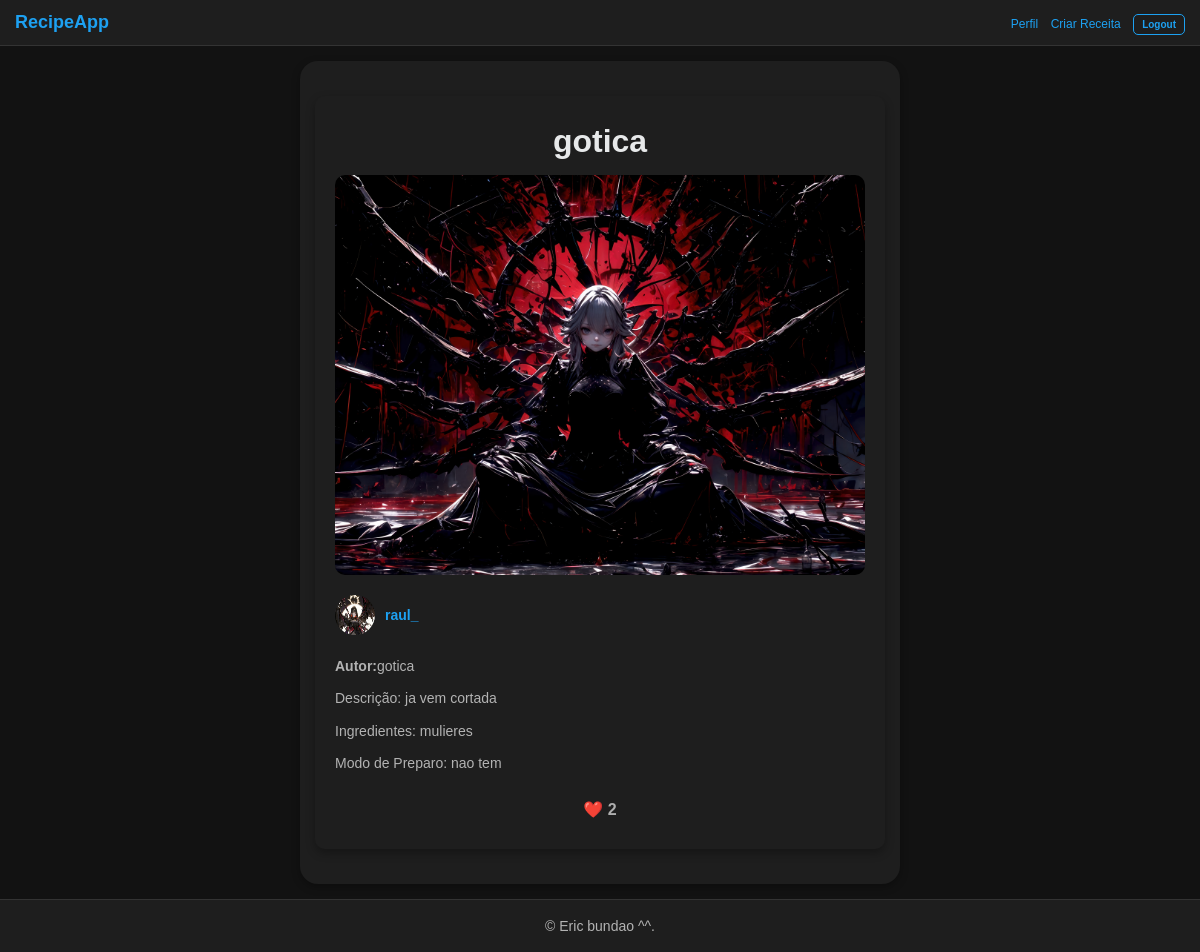
Page /recipe/5/ (signed in) on the committed database.
### recipes/models.py (models this page shows, shortened)
class Recipe(models.Model):
    title = models.CharField(max_length=200)
    description = models.TextField()
    ingredients = models.TextField()
    instructions = models.TextField()
    author = models.ForeignKey(User, on_delete=models.CASCADE, related_name='recipes')
    created_at = models.DateTimeField(auto_now_add=True)
    likes = models.ManyToManyField(User, related_name='liked_recipes', blank=True)
    image = models.ImageField(upload_to='recipe_images/', blank=True, null=True)  # Opcional
    def total_likes(self):
        return self.likes.count()

class Profile(models.Model):
    user = models.OneToOneField(User, on_delete=models.CASCADE)
    bio = models.TextField(blank=True)
    profile_picture = models.ImageField(upload_to='profile_pics/', blank=True, null=True)  # Opcional

### recipes/views.py (the view)
# urls.py: path('recipe/<int:pk>/', views.recipe_detail, name='recipe_detail'),
def recipe_detail(request, pk):
    recipe = get_object_or_404(Recipe, pk=pk)
    return render(request, 'recipes/recipe_detail.html', {'recipe': recipe})

### recipes/templates/recipes/recipe_detail.html (shortened to what this page needs)
{% extends 'recipes/base.html' %}
{% block content %}
<div class="recipe-detail-container">
    <h1 class="title">{{ recipe.title }}</h1>
    <div class="recipe-image-container">
        {% if recipe.image %}
            <img src="{{ recipe.image.url }}" alt="Imagem da Receita" class="recipe-image">
        {% else %}
            <div class="no-image">Sem Imagem</div>
        {% endif %}
    </div>
    <div class="author-info">
        {% if recipe.author.profile.profile_picture %}
            <img src="{{ recipe.author.profile.profile_picture.url }}" alt="Foto de Perfil" class="profile-picture-small">
        {% else %}
            <div class="default-profile-picture-small">📷</div>
        {% endif %}
        <p><a href="{% url 'profile' recipe.author.username %}">{{ recipe.author.username }}</a></p>
    </div>
    <div class="recipe-details">
        <p><strong>Autor:</strong>{{ recipe.title }}</p>
        <p>Descrição: {{ recipe.description }}</p>
        <p>Ingredientes: {{ recipe.ingredients }}</p>
        <p>Modo de Preparo: {{ recipe.instructions }}</p>
        <form method="post" action="{% url 'like_recipe' recipe.pk %}" class="like-form">
            <button type="submit" class="like-button">
                {% if user in recipe.likes.all %}
                    ❤️ {{ recipe.total_likes }}
                {% else %}
                    ♡ {{ recipe.total_likes }}
                {% endif %}
            </button>
        </form>
    </div>
</div>
{% endblock %}

### recipes/static/css/style.css (style rules this page uses)
* { margin: 0; padding: 0; box-sizing: border-box; }
body { font-family: Arial, sans-serif; background-color: #121212; color: #e7e9ea; line-height: 1.6; min-height: 100vh; }
.author-info { display: flex; align-items: center; margin-bottom: 8px; }
.profile-picture-small { width: 25px; height: 25px; border-radius: 50%; overflow: hidden; margin-right: 8px; }
.recipe-image-container { position: relative; width: 100%; height: 200px; overflow: hidden; border-radius: 8px; margin-top: 8px; }
.recipe-image { width: 100%; height: 100%; object-fit: cover; transition: transform 0.3s ease; }
.like-form { display: flex; justify-content: flex-end; margin-top: 8px; }
.like-button { background-color: transparent; border: none; color: #1da1f2; font-size: 12px; cursor: pointer; }
form { display: flex; flex-direction: column; gap: 10px; }
form input, form textarea, form button { padding: 10px; border: 1px solid #333; border-radius: 5px; background-color: #1e1e1e; color: #e7e9ea; font-size: 16px; }
form button { background-color: #aeaeae; border: none; color: white; cursor: pointer; font-weight: bold; }
.recipe-detail-container { max-width: 800px; margin: 20px auto; padding: 20px; border-radius: 10px; box-shadow: 0 4px 10px rgba(0, 0, 0, 0.3); text-align: center; }
.recipe-image-container { position: relative; width: 100%; height: 400px; overflow: hidden; border-radius: 10px; margin-bottom: 20px; }
.profile-picture-small { width: 40px; height: 40px; border-radius: 50%; overflow: hidden; margin-right: 10px; }
.author-info p { margin: 0; font-size: 14px; color: #1da1f2; }
.author-info a { color: #1da1f2; text-decoration: none; font-weight: bold; }
.recipe-details { text-align: left; margin-top: 20px; }
.recipe-details p { margin-bottom: 10px; font-size: 14px; color: #b3b3b3; }
.like-form { display: flex; justify-content: flex-end; margin-top: 15px; }
.like-button { background-color: transparent; border: none; color: #aeaeae; font-size: 16px; cursor: pointer; }
.recipe-image { width: 100%; height: 100%; object-fit: cover; }

### rows in the picture
Recipe: title "gotica", image (picture), author.profile.profile_picture (picture), author.username "raul_", description "ja vem cortada", ingredients "mulieres", instructions "nao tem", total_likes "2"
